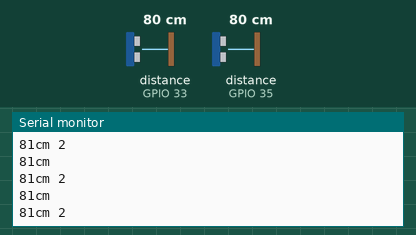
Simulated run of this sketch. Board: ESP32. On the bench: the last lines printed to the serial monitor. The inputs (shaded band) are chosen by the test bench; at power-on: distance to the obstacle (sensors on GPIO 33, GPIO 35) 80 cm. The echo pulse lasts 58.3 µs per cm.

Above: at 1.8 s.
1.9 s: distance to the obstacle (sensor on GPIO 33) set to 2 cm
At 2.4 s:
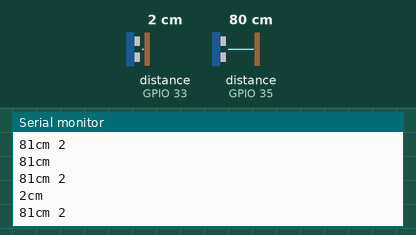
3.4 s: distance to the obstacle (sensor on GPIO 35) set to 2 cm
At 4.0 s:
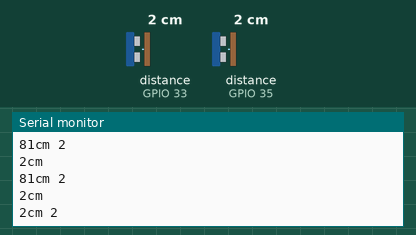
4.9 s: distance to the obstacle (sensor on GPIO 33) set to 4 cm
At 5.5 s:
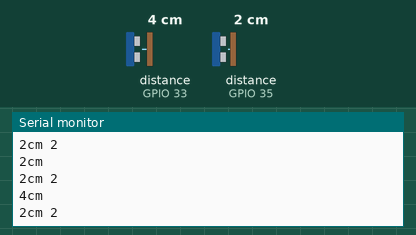
6.4 s: distance to the obstacle (sensor on GPIO 35) set to 4 cm
At 7.0 s:
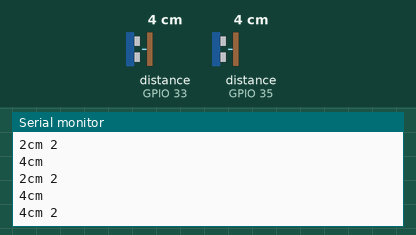
Timing chart, 0 to 8.9 s (numbered marks = the images above; inputs shaded):
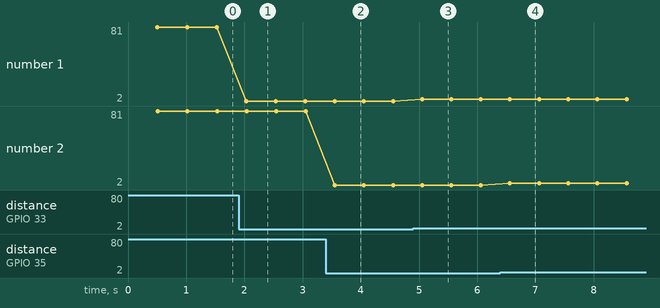

Measured:
- after the input at 1.9 s, the serial monitor: prints a new line after 0.13 s (image 1)
- after the input at 3.4 s, the serial monitor: prints a new line after 0.15 s (image 2)
- after the input at 4.9 s, the serial monitor: prints a new line after 0.16 s (image 3)
- after the input at 6.4 s, the serial monitor: prints a new line after 0.16 s (image 4)
- plotted number 1: 2 → 4 after the input at 4.9 s

The sketch:

Ultrasonic_TTGO_ESP32_2.ino.ino
```cpp
#include <NewPing.h>

#define TRIGGER_PIN 32
#define ECHO_PIN 33
#define TRIGGER_PIN_2 34
#define ECHO_PIN_2 35
//#define MAX_DISTANCE 200

//NewPing sonar(TRIGGER_PIN, ECHO_PIN, MAX_DISTANCE);
NewPing sonar(TRIGGER_PIN, ECHO_PIN);
NewPing sonar_2(TRIGGER_PIN_2, ECHO_PIN_2);

void setup() {
   Serial.begin(115200);
}

void loop() {
   delay(500);
   Serial.print(sonar.ping_cm());
   Serial.println("cm");
   Serial.print(sonar_2.ping_cm());
   Serial.println("cm 2");
}
```
